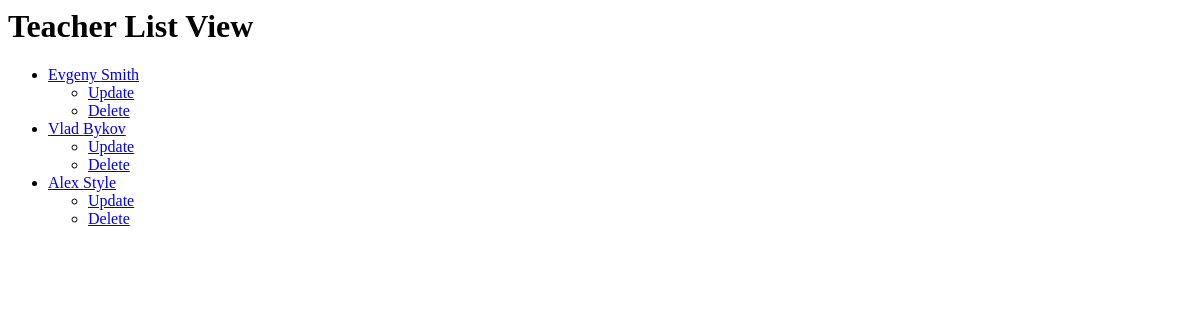
The page /classroom/teacher_list/ on the database as committed earlier.
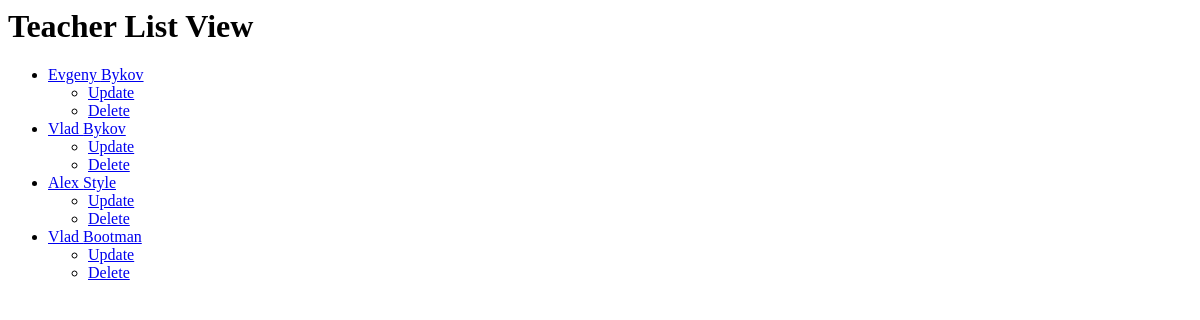
The same page on the database as committed later.
### classroom/models.py (models this page shows, shortened)
class Teacher(models.Model):
    first_name = models.CharField(max_length=30)
    last_name = models.CharField(max_length=30)
    subject = models.CharField(max_length=30)

### classroom/views.py (the view)
# urls.py: path('teacher_list/',TeacherListView.as_view(), name='teacher_list'),
class TeacherListView(ListView):
    model = Teacher
    queryset = Teacher.objects.all()
    context_object_name = 'teacher_list'

### classroom/templates/classroom/teacher_list.html
<h1>Teacher List View</h1>
<ul>
{% for teacher in teacher_list %}
    <li>
        <a href="/classroom/teacher_detail/{{teacher.id}}">{{teacher.first_name}} {{teacher.last_name}}</a>
        <ul>
            <li>
                <a href="/classroom/teacher_update/{{teacher.id}}">Update</a>
            </li>
            <li>
                <a href="/classroom/teacher_delete/{{teacher.id}}">Delete</a>
            </li>
        </ul>
    </li>
{% endfor %}
</ul>

Rows that differ between the two databases and show on the page:
changed Teacher "Evgeny": last_name "Smith" → "Bykov"
added Teacher: first_name "Vlad", last_name "Bootman"
